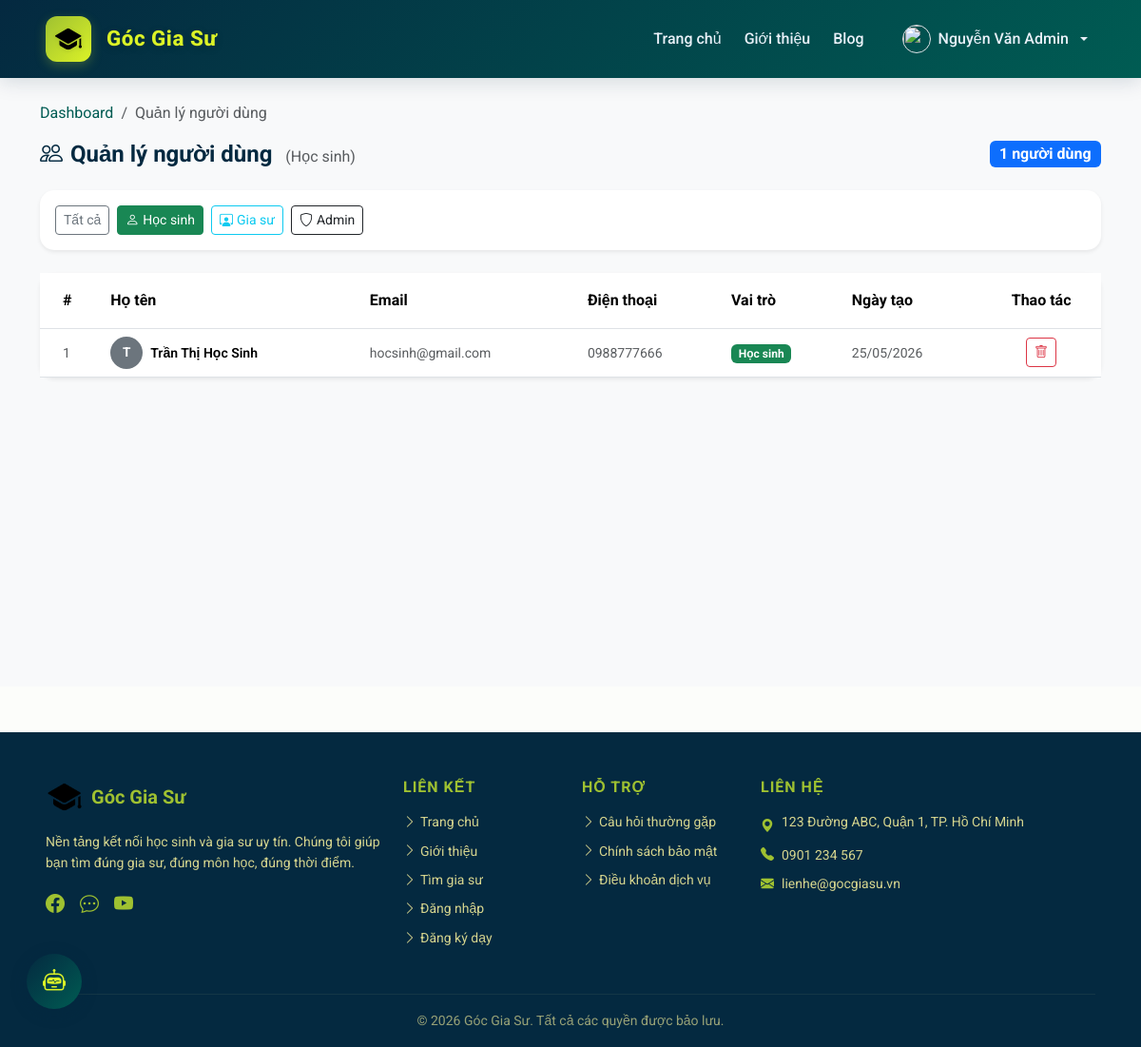
Page /index.php?page=admin&action=users&role=student (signed in) on the committed database.
### tables this page shows
CREATE TABLE `users` (
  `Id` int(11) NOT NULL,
  `Name` varchar(255) NOT NULL,
  `Email` varchar(100) NOT NULL,
  `Password` varchar(255) NOT NULL,
  `Phone` varchar(15) DEFAULT NULL,
  `Role` enum('student','tutor','admin') NOT NULL,
  `Avatar` varchar(255) DEFAULT NULL,
  `Created_at` timestamp NOT NULL DEFAULT current_timestamp()
);

### Controllers/AdminController.php (called while the page is built, shortened)
<?php
require_once __DIR__ . '/../Models/UserModel.php';
class AdminController
{
    private UserModel    $userModel;
    public function __construct()
    {
        $this->userModel    = new UserModel();
    }
    public function users(): void
    {
        $role  = $_GET['role'] ?? '';
        $users = $this->userModel->getAll($role);
        require_once __DIR__ . '/../Views/admin/users.php';
    }
}

### core/Connect_DataBase.php (called while the page is built, shortened)
<?php
function getDB(): PDO
{
    static $pdo = null;
    if ($pdo === null) {
        $dsn = sprintf(
            'mysql:host=%s;dbname=%s;charset=%s',
            DB_HOST, DB_NAME, DB_CHARSET
        );
        $options = [
            PDO::ATTR_ERRMODE            => PDO::ERRMODE_EXCEPTION,
            PDO::ATTR_DEFAULT_FETCH_MODE => PDO::FETCH_ASSOC,
            PDO::ATTR_EMULATE_PREPARES   => false,
        ];
        try {
            $pdo = new PDO($dsn, DB_USER, DB_PASS, $options);
        } catch (PDOException $e) {
            error_log('Lỗi kết nối database: ' . $e->getMessage());
            die(json_encode(['error' => 'Không thể kết nối cơ sở dữ liệu.']));
        }
    }
    return $pdo;
}

### Models/UserModel.php (called while the page is built, shortened)
<?php
require_once __DIR__ . '/../core/Connect_DataBase.php';
class UserModel
{
    private PDO $db;
    public function __construct()
    {
        $this->db = getDB();
    }
    public function getAll(string $role = ''): array
    {
        if ($role) {
            $stmt = $this->db->prepare('SELECT * FROM users WHERE Role = ? ORDER BY Created_at DESC');
            $stmt->execute([$role]);
        } else {
            $stmt = $this->db->query('SELECT * FROM users ORDER BY Created_at DESC');
        }
        return $stmt->fetchAll();
    }
}

### Views/admin/users.php (the view, shortened to what this page needs)
<?php
require_once __DIR__ . '/../partials/header.php';
$roleFilter = $_GET['role'] ?? '';
$roleLabel  = match($roleFilter) {
    'student' => 'Học sinh',
    'tutor'   => 'Gia sư',
    'admin'   => 'Admin',
    default   => 'Tất cả',
};
?>
<div class="container-fluid py-4" style="background-color:#f8f9fa;min-height:80vh;">
    <div class="container">
        <nav aria-label="breadcrumb" class="mb-3">
            <ol class="breadcrumb">
                <li class="breadcrumb-item">
                    <a href="/index.php?page=admin" class="text-decoration-none">Dashboard</a>
                </li>
                <li class="breadcrumb-item active">Quản lý người dùng</li>
            </ol>
        </nav>
        <div class="d-flex align-items-center justify-content-between mb-4">
            <h4 class="fw-bold mb-0" style="color:#042940;">
                <i class="bi bi-people me-2"></i>Quản lý người dùng
                <span class="fs-6 fw-normal text-muted ms-2">(<?= $roleLabel ?>)</span>
            </h4>
            <span class="badge bg-primary fs-6"><?= count($users) ?> người dùng</span>
        </div>
        <div class="card border-0 shadow-sm mb-4">
            <div class="card-body py-3">
                <div class="d-flex gap-2 flex-wrap">
                    <a href="/index.php?page=admin&action=users"
                       class="btn btn-sm <?= $roleFilter === '' ? 'btn-primary' : 'btn-outline-secondary' ?>">
                        Tất cả
                    </a>
                    <a href="/index.php?page=admin&action=users&role=student"
                       class="btn btn-sm <?= $roleFilter === 'student' ? 'btn-success' : 'btn-outline-success' ?>">
                        <i class="bi bi-person me-1"></i>Học sinh
                    </a>
                    <a href="/index.php?page=admin&action=users&role=tutor"
                       class="btn btn-sm <?= $roleFilter === 'tutor' ? 'btn-info' : 'btn-outline-info' ?>">
                        <i class="bi bi-person-workspace me-1"></i>Gia sư
                    </a>
                    <a href="/index.php?page=admin&action=users&role=admin"
                       class="btn btn-sm <?= $roleFilter === 'admin' ? 'btn-dark' : 'btn-outline-dark' ?>">
                        <i class="bi bi-shield me-1"></i>Admin
                    </a>
                </div>
            </div>
        </div>
        <div class="card border-0 shadow-sm">
            <div class="card-body p-0">
                <?php if (empty($users)): ?>
                    <div class="text-center py-5">
                        <i class="bi bi-inbox fs-1 text-muted d-block mb-3"></i>
                        <p class="text-muted">Không có người dùng nào.</p>
                    </div>
                <?php else: ?>
                    <div class="table-responsive">
                        <table class="table table-hover align-middle mb-0">
                            <thead style="background-color:#042940;color:#D6D58E;">
                                <tr>
                                    <th class="ps-4 py-3">#</th>
                                    <th class="py-3">Họ tên</th>
                                    <th class="py-3">Email</th>
                                    <th class="py-3">Điện thoại</th>
                                    <th class="py-3">Vai trò</th>
                                    <th class="py-3">Ngày tạo</th>
                                    <th class="py-3 text-center">Thao tác</th>
                                </tr>
                            </thead>
                            <tbody>
                                <?php foreach ($users as $i => $user): ?>
                                    <tr>
                                        <td class="ps-4 text-muted small"><?= $i + 1 ?></td>
                                        <td>
                                            <div class="d-flex align-items-center gap-2">
                                                <div class="rounded-circle bg-secondary text-white d-flex align-items-center justify-content-center fw-bold"
                                                     style="width:34px;height:34px;font-size:.85rem;flex-shrink:0;">
                                                    <?= mb_substr(htmlspecialchars($user['Name']), 0, 1) ?>
                                                </div>
                                                <span class="fw-semibold small"><?= htmlspecialchars($user['Name']) ?></span>
                                            </div>
                                        </td>
                                        <td class="small text-muted"><?= htmlspecialchars($user['Email']) ?></td>
                                        <td class="small text-muted">
                                            <?= !empty($user['Phone']) ? htmlspecialchars($user['Phone']) : '<span class="text-muted">—</span>' ?>
                                        </td>
                                        <td>
                                            <?php
                                                $badgeClass = match($user['Role']) {
                                                    'admin'   => 'bg-dark',
                                                    'tutor'   => 'bg-info text-dark',
                                                    'student' => 'bg-success',
                                                    default   => 'bg-secondary',
                                                };
                                                $roleName = match($user['Role']) {
                                                    'admin'   => 'Admin',
                                                    'tutor'   => 'Gia sư',
                                                    'student' => 'Học sinh',
                                                    default   => $user['Role'],
                                                };
                                            ?>
                                            <span class="badge <?= $badgeClass ?>"><?= $roleName ?></span>
                                        </td>
                                        <td class="small text-muted">
                                            <?= !empty($user['Created_at']) ? date('d/m/Y', strtotime($user['Created_at'])) : '—' ?>
                                        </td>
                                        <td class="text-center">
                                            <?php $currentUserId = (int)($_SESSION['user_id'] ?? 0); ?>
                                            <?php if ((int)$user['Id'] !== $currentUserId): ?>
                                                <form method="POST"
                                                      action="/index.php?page=admin&action=deleteUser"
                                                      onsubmit="return confirm('Xóa người dùng <?= htmlspecialchars(addslashes($user['Name'])) ?>? Thao tác này không thể hoàn tác!')">
                                                    <button type="submit" class="btn btn-sm btn-outline-danger">
                                                        <i class="bi bi-trash"></i>
                                                    </button>
                                                </form>
                                            <?php else: ?>
                                                <span class="text-muted small">(Bạn)</span>
                                            <?php endif; ?>
                                        </td>
                                    </tr>
                                <?php endforeach; ?>
                            </tbody>
                        </table>
                    </div>
                <?php endif; ?>
            </div>
        </div>
    </div>
</div>
<?php require_once __DIR__ . '/../partials/footer.php'; ?>

### css/style.css (style rules this page uses)
:root { --color-primary: #9FC131; --color-navy: #042940; --color-teal: #005C53; --color-yellow: #DBF227; --color-beige: #D6D58E; --color-dark-green: #1a431a; --font-main: 'Roboto', sans-serif; }
body { font-family: 'Roboto', sans-serif; color: #042940; background-color: #fcfdfa; line-height: 1.6; display: flex; flex-direction: column; min-height: 100vh; }
h1, h2, h3, h4, h5, h6 { font-weight: 700; color: #005C53; }
a { text-decoration: none; color: #005C53; transition: all 0.3s ease; }
.card { border-radius: 15px; border: none; box-shadow: 0 10px 25px rgba(0,0,0,0.05); transition: all 0.3s ease; }

### rows in the picture
users: Name "T", Name "Trần Thị Học Sinh", Email "hocsinh@gmail.com", Phone "0988777666", Role "Học sinh", Created_at "25/05/2026"

### other values in the picture
$userName "Nguyễn Văn Admin"
$roleLabel "Học sinh"
count($users) "1"
